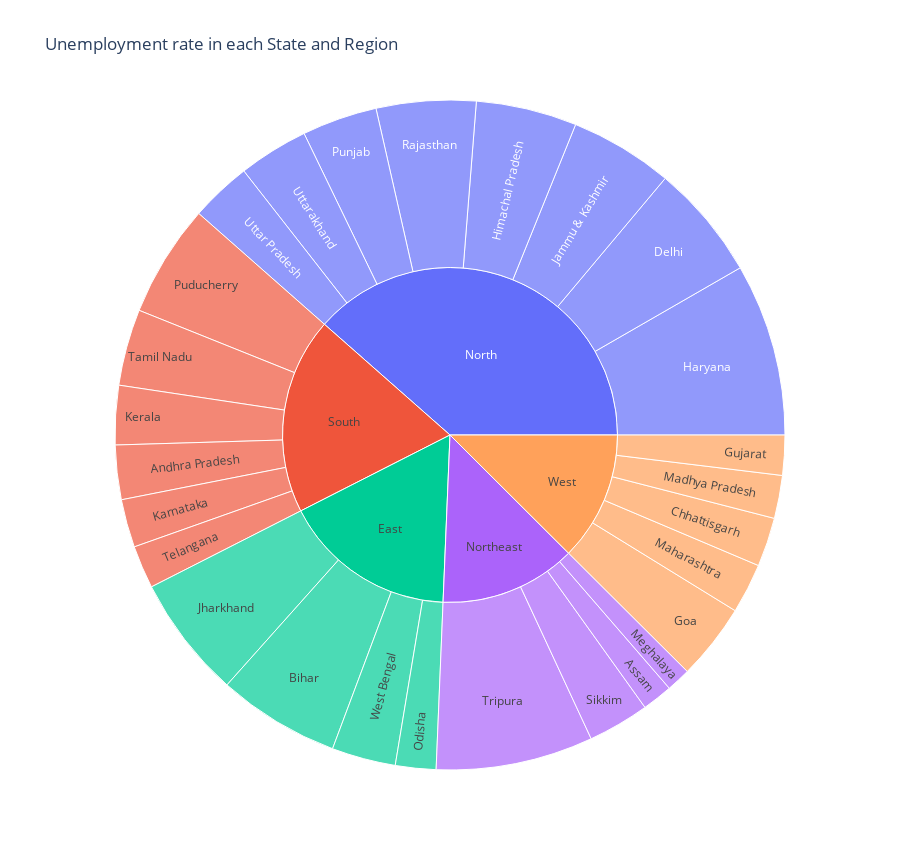

Notebook code for this chart:
### Code cell
import plotly.express as px
unemployment = df2[['Region', 'Region.1', ' Estimated Unemployment Rate (%)', ' Estimated Employed', ' Estimated Labour Participation Rate (%)']]
unemployment = unemployment.groupby(['Region.1', 'Region'])[' Estimated Unemployment Rate (%)'].mean().reset_index()
fig = px.sunburst(unemployment, path=['Region.1', 'Region'], values=' Estimated Unemployment Rate (%)', title='Unemployment rate in each State and Region',height=850)
fig.show()

### Figure 1 — Plotly figure (JSON) as saved in the notebook; plotly's stock layout.template omitted (floating-point values rounded to 4 significant figures)
{"data": [{"branchvalues": "total", "domain": {"x": [0, 1], "y": [0, 1]}, "hovertemplate": "labels=%{label}<br> Estimated Unemployment Rate (%)=%{value}<br>parent=%{parent}<br>id=%{id}<extra></extra>", "ids": ["South/Andhra Pradesh", "Northeast/Assam", "East/Bihar", "West/Chhattisgarh", "North/Delhi", "West/Goa", "West/Gujarat", "North/Haryana", "North/Himachal Pradesh", "North/Jammu & Kashmir", "East/Jharkhand", "South/Karnataka", "South/Kerala", "West/Madhya Pradesh", "West/Maharashtra", "Northeast/Meghalaya", "East/Odisha", "South/Puducherry", "North/Punjab", "North/Rajasthan", "Northeast/Sikkim", "South/Tamil Nadu", "South/Telangana", "Northeast/Tripura", "North/Uttar Pradesh", "North/Uttarakhand", "East/West Bengal", "East", "North", "Northeast", "South", "West"], "labels": ["Andhra Pradesh", "Assam", "Bihar", "Chhattisgarh", "Delhi", "Goa", "Gujarat", "Haryana", "Himachal Pradesh", "Jammu & Kashmir", "Jharkhand", "Karnataka", "Kerala", "Madhya Pradesh", "Maharashtra", "Meghalaya", "Odisha", "Puducherry", "Punjab", "Rajasthan", "Sikkim", "Tamil Nadu", "Telangana", "Tripura", "Uttar Pradesh", "Uttarakhand", "West Bengal", "East", "North", "Northeast", "South", "West"], "name": "", "parents": ["South", "Northeast", "East", "West", "North", "West", "West", "North", "North", "North", "East", "South", "South", "West", "West", "Northeast", "East", "South", "North", "North", "Northeast", "South", "South", "Northeast", "North", "North", "East", "", "", "", "", ""], "type": "sunburst", "values": [8.664, 4.856, 19.47, 7.819, 18.41, 12.17, 6.376, 27.48, 16.07, 16.48, 19.54, 7.668, 9.434, 6.854, 7.979, 3.866, 6.462, 17.94, 11.98, 15.87, 9.793, 12.19, 6.833, 25.05, 9.737, 11.16, 10.19, 55.66, 127.2, 43.57, 62.73, 41.2]}], "layout": {"height": 850, "legend": {"tracegroupgap": 0}, "title": {"text": "Unemployment rate in each State and Region"}}}
